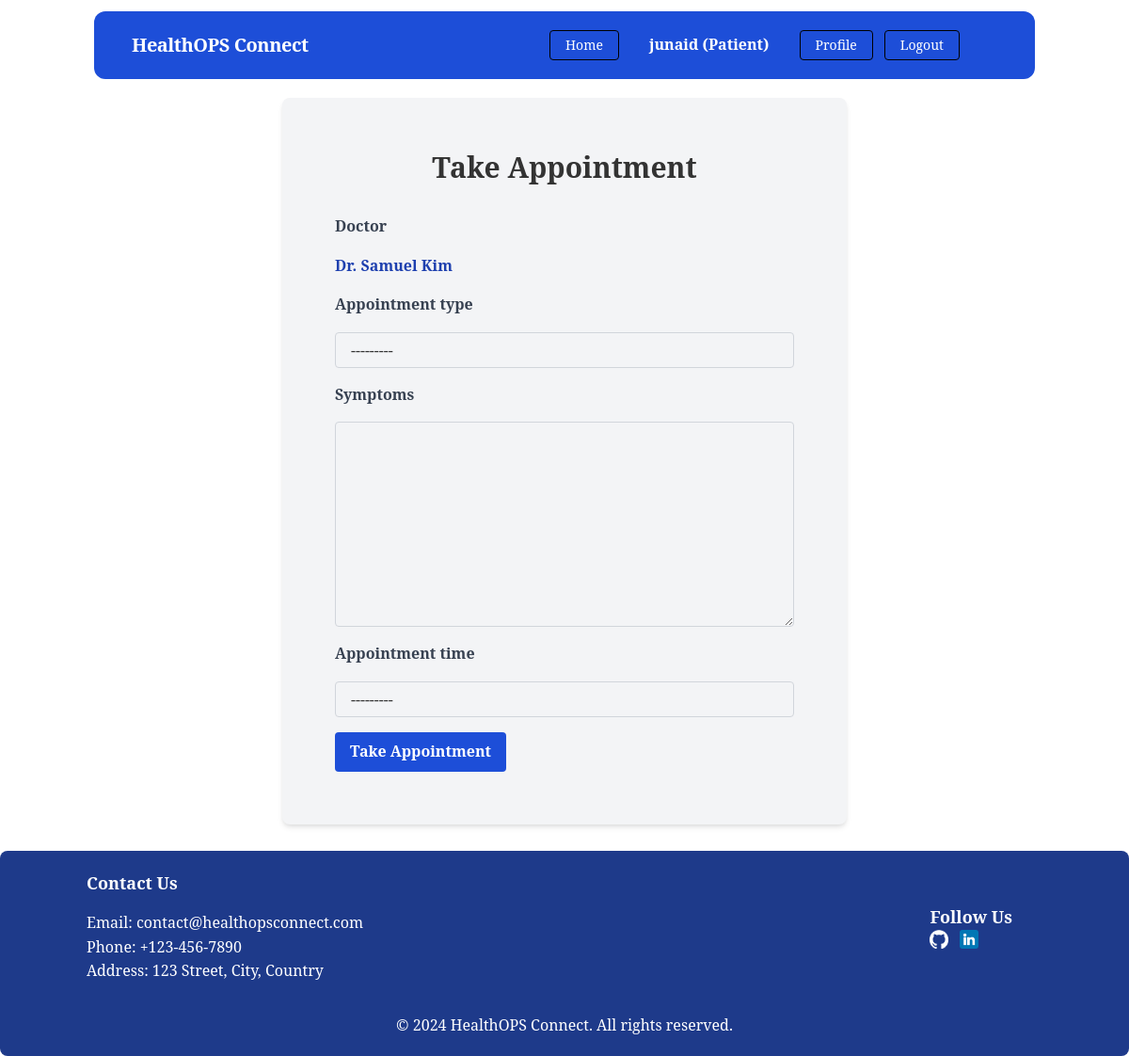
Page /doctors/take-appointment/8/ (signed in) on the committed database.
### patient/models.py (models this page shows, shortened)
class Patient(models.Model):
    user = models.OneToOneField(User, on_delete=models.CASCADE)
    image = models.ImageField(
        upload_to='patient/images/', default='patient/images/default.jpg')
    phone = models.CharField(max_length=11)
    user_type = models.CharField(default='Patient', max_length=10, editable=False)

### doctor/models.py (models this page shows, shortened)
class Doctor(models.Model):
    user = models.OneToOneField(User, on_delete=models.CASCADE)
    image = models.ImageField(
        upload_to='doctor/media/uploads/', default='doctor/media/uploads/default.jpg')
    designation = models.ManyToManyField(Designation)
    expertise = models.ManyToManyField(Expertise)
    available_time = models.ManyToManyField(AvailableTime)
    fee = models.IntegerField()
    meet_link = models.URLField(max_length=200)
    user_type = models.CharField(
        default='Doctor', max_length=10, editable=False)

### appointment/views.py (the view, shortened to what this page needs)
# urls.py: path('take-appointment/<int:doctor_id>/', AppointmentCreateView.as_view(),
class AppointmentCreateView(LoginRequiredMixin, CreateView):
    model = Appointment
    form_class = AppointmentForm
    template_name = 'take_appointment.html'
    def dispatch(self, request, *args, **kwargs):
        if hasattr(request.user, 'doctor'):
            return HttpResponse('You are not allowed to take appointment as a doctor!')
        return super().dispatch(request, *args, **kwargs)
    def get_context_data(self, **kwargs):
        context = super().get_context_data(**kwargs)
        context['doctor'] = self.get_doctor()
        return context
    def get_form_kwargs(self):
        kwargs = super(AppointmentCreateView, self).get_form_kwargs()
        kwargs.update({'doctor': self.get_doctor()})
        return kwargs
    def get_doctor(self):
        return Doctor.objects.get(id=self.kwargs['doctor_id'])

### appointment/forms.py
class AppointmentForm(forms.ModelForm):
    appointment_time = forms.ModelChoiceField(
        queryset=AvailableTime.objects.none())
    class Meta:
        model = Appointment
        fields = ['doctor', 'appointment_type', 'symptoms', 'appointment_time']
    def __init__(self, *args, **kwargs):
        doctor = kwargs.pop('doctor', None)
        super(AppointmentForm, self).__init__(*args, **kwargs)
        if doctor:
            self.fields['appointment_time'].queryset = doctor.available_time.all()
        for field in self.fields:
            self.fields[field].widget.attrs.update({
                'class': (
                    'appearance-none block w-full bg-gray-100 border border-gray-300 rounded py-2 px-4 leading-tight focus:outline-none focus:bg-white focus:border-gray-500'
                )
            })

### doctor/models.py (called while the page is built)
    def __str__(self):
        return self.name

### appointment/templates/take_appointment.html (shortened to what this page needs)
{% extends 'base.html' %}
{% block content %}
<div class="lg:w-1/2 lg:mx-auto p-14 bg-gray-100 rounded-lg shadow-md my-5">
    <h1 class="text-3xl font-bold text-center mb-8">Take Appointment</h1>
    <form method="post" enctype="multipart/form-data" class="space-y-4" novalidate>
        <label class="block text-gray-700 font-bold mb-2" for="{{ form.doctor.id_for_label }}">
            {{ form.doctor.label }}
        </label>
        <p class="font-bold text-blue-800">Dr. {{doctor.user.first_name}} {{doctor.user.last_name}}</p>
        <label class="block text-gray-700 font-bold mb-2" for="{{ form.appointment_type.id_for_label }}">
            {{ form.appointment_type.label }}
        </label>
        {{ form.appointment_type }}
        <label class="block text-gray-700 font-bold mb-2" for="{{ form.symptoms.id_for_label }}">
            {{ form.symptoms.label }}
        </label>
        {{ form.symptoms }}
        <label class="block text-gray-700 font-bold mb-2" for="{{ form.appointment_time.id_for_label }}">
            {{ form.appointment_time.label }}
        </label>
        {{ form.appointment_time }}
        <button class="bg-blue-700 hover:bg-blue-800 text-white font-bold py-2 px-4 rounded focus:outline-none focus:shadow-outline" type="submit">Take Appointment</button>
    </form>
</div>
{% endblock %}

### templates/navbar.html (shortened to what this page needs)
<nav class="flex flex-col lg:flex-row items-center justify-between bg-blue-700 p-5 px-10 rounded-xl w-10/12 m-auto mt-3">
    <div class="flex items-center flex-shrink-0 text-white mr-6">
        <span class="font-bold text-xl tracking-tight"><a href="{% url 'home' %}">HealthOPS Connect</a></span>
    </div>
    <div id="menu" class="w-full hidden lg:flex sm:flex items-center justify-center lg:w-auto px-10">
        <a href="{% url 'home' %}"
                class="inline-block font-medium text-sm px-4 py-2 leading-none bg-blue-700 rounded text-white hover:border-transparent hover:bg-blue-800 mt-2 mr-3 lg:mt-0 border border-black">
                Home
            </a>
        {% if request.user.is_authenticated %}
        <div class="lg:flex w-full items-center lg:gap-3">
            {% if request.user.patient.user_type == 'Patient' %}
            <div class="text-white my-auto font-black lg:px-5">
                {{request.user.username}} ({{request.user.patient.user_type}})
            </div>
            <div class="text-center lg:flex lg:gap-3">
                <a href="{% url 'patient_profile' %}"
                    class="inline-block font-medium text-sm px-4 py-2 leading-none bg-blue-700 rounded text-white hover:border-transparent hover:bg-blue-800 mt-2 lg:mt-0 border border-black">Profile</a>
                <form method="post" action="{% url 'patient_logout' %}">
                    <button
                        class="inline-block font-medium text-sm px-4 py-2 leading-none bg-blue-700 rounded text-white hover:border-transparent hover:bg-blue-800 mt-2 lg:mt-0 border border-black"
                        type="submit">
                        Logout
                    </button>
                </form>
            </div>
            {% endif %}
        </div>
        {% endif %}
    </div>
</nav>

### static/css/style.css (style rules this page uses)
body { font-family: "Noto Serif", serif; font-size: 16px; line-height: 1.6; color: #333; margin: 0; padding: 0; }

### rows in the picture
Doctor: doctor.label "Doctor", user.first_name "Samuel", user.last_name "Kim"

### other values in the picture
{{ request.user.username }} "junaid"
{{ request.user.patient.user_type }} "Patient"
